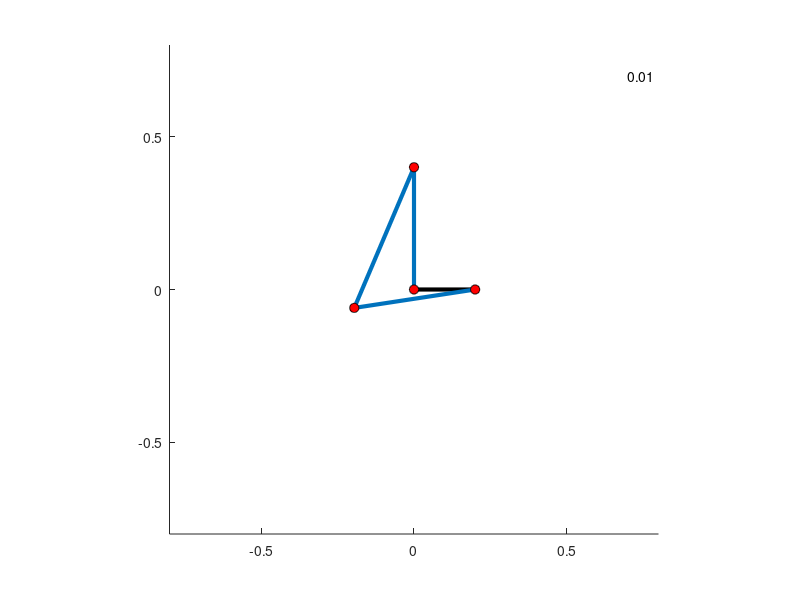

The MATLAB script that drew this image:
clear all;
clc;
load sckadata
l1 = 0.4;l2 = 0.5;l3 = 0.4;
%Fixed link length = 0.2;
figure
axis square
line([0 0.2],[0 0],'LineWidth',3,'Color','k'); % creating fixed link line
axis([-0.8 0.8 -0.8 0.8]);
N = size(t,2);
link1 = [];link2 = [];link3 = [];Opos = [];Apos = [];Bpos = [];Cpos = [];timedisplay = [];

phi1 = pcoordsall(3,1);phi2 = pcoordsall(6,1);phi3=pcoordsall(9,1);
xO = 0; yO = 0 ;
xA = l1*cos(phi1);yA = l1*sin(phi1);
xB = xA + l2*cos(phi2);yB = yA + l2*sin(phi2);
xC = 0.2 ; yC = 0;
link1 = line([0 xA],[0 yA],'LineWidth',3);
link2 = line([xA xB],[yA yB],'LineWidth',3);
link3 = line([xB xC],[yB yC],'LineWidth',3);
%slider = rectangle('Position',[xB-0.2,yB-0.1,0.4,0.2],'FaceColor','c');
Opos = rectangle('Position',[-0.05,-0.05,0.1,0.1],'Curvature',[1,1],'FaceColor','r'); %creating circle with at origin with red colour
Apos = rectangle('Position',[xA-0.05,yA-0.05,0.1,0.1],'Curvature',[1,1],'FaceColor','r');
Bpos = rectangle('Position',[xB-0.05,yB-0.05,0.1,0.1],'Curvature',[1,1],'FaceColor','r');
Cpos = rectangle('Position',[xC-0.05,yC-0.05,0.1,0.1],'Curvature',[1,1],'FaceColor','r');
timedisplay = text(0.7,0.7,num2str(t(1))); %showing timer at point(1,1)

for i = 1:10:N
    set(link1,'xdata',[0 xA],'ydata',[0 yA]);
    set(link2,'xdata',[xA xB],'ydata',[yA yB]);
    set(link3,'xdata',[xB xC],'ydata',[yB yC]);
    %set(slider,'Position',[xB-0.2,yB-0.1,0.4,0.2]);
    set(Opos,'Position',[xO-0.0150,yO-0.0150,0.03,0.03]);
    set(Apos,'Position',[xA-0.0150,yA-0.0150,0.03,0.03]);
    set(Bpos,'Position',[xB-0.0150,yB-0.0150,0.03,0.03]);
    set(Cpos,'Position',[xC-0.0150,yC-0.0150,0.03,0.03]);
    set(timedisplay,'Position',[0.7 0.7],'string',num2str(t(i)));
    drawnow(); % Draws all commands at a time
    phi1 = pcoordsall(3,i);phi2 = pcoordsall(6,i);phi3=pcoordsall(9,1);
    xA = l1*cos(phi1);yA = l1*sin(phi1);
    xB = xA + l2*cos(phi2);yB = yA + l2*sin(phi2);
    xC = 0.2 ; yC = 0;
    pause(0.001);
end